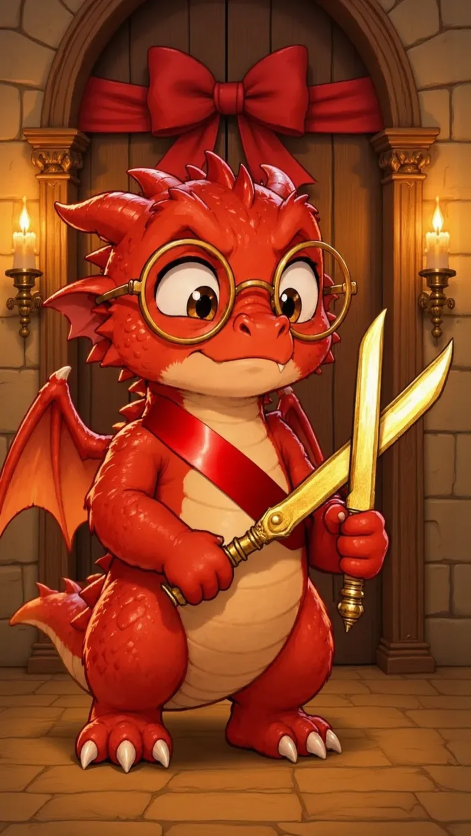
#> input picture dev/video/dragon/img/j1.jpg, 941 x 1672 px, found by its file name (shown at 1/2 size)
$ python entretien.py ia/i3.jpg
#> lines starting #> are read from the running program, lines starting #| are printed output that depends on the picture
### dev/video/dragon/montage.py
"""Montage « Rapport d'incident » à partir des 9 images fixes (animation 2D : zooms,
tremblements, étincelles, lueur, bulles BD, textes, écran final).
Usage : python3 montage.py [sortie.mp4] [--preview t1 t2 ...]"""
import sys, math, subprocess, random
import numpy as np
from PIL import Image, ImageDraw, ImageFont, ImageFilter

U = '/mnt/user-data/uploads/'
IMG = {
    1: 'Le_dragon_studieux_au_parchemin_vierge.png',
    2: 'Le_mai_tre_ennuye__et_le_dragon_ze_le_.png',
    3: '7BE61344-40EB-40E1-9026-36E9ED126DBD.png',
    4: 'AC69A1C3-FE3C-411B-BA7A-2F7525078722.png',
    5: '52C7C7C9-434D-4ADA-8B23-02B89AC59D4F.png',
    6: '2C2BFB56-7939-4141-950F-E3AA45067A2E.png',
    7: '3958388A-65EB-4E0C-A710-3E58D1B70438.png',
    8: '129B5815-92F7-48D4-A92C-17B993B6ADAC.png',
    9: 'BA2DC171-A6CC-4D34-A035-4A8C85409BB9.png',
}
W, H, FPS = 1080, 1920, 30
F = 'fonts/'
TITLE = F + 'luckiest-guy-latin-400-normal.ttf'
BODY = F + 'alegreya-sans-latin-900-normal.ttf'
SEMI = F + 'alegreya-sans-latin-800-normal.ttf'
GOLD = (255, 205, 70)
WHITE = (255, 255, 255)
RED = (200, 30, 40)
INK = (25, 22, 40)

def font(p, s): return ImageFont.truetype(p, s)

SRC = {k: Image.open(U + v).convert('RGB') for k, v in IMG.items()}
SW, SH = SRC[1].size  # 941 x 1672

# ---------- plans animés par Wan 2.2 (Hugging Face) ----------
import os
CLIPS = {1: ('ia/c1.mp4', 0.9), 2: ('ia/c2.mp4', 0.5), 3: ('ia/c3.mp4', 0.0), 4: ('ia/c4.mp4', 0.6), 5: ('ia/c5.mp4', 0.1)}
CLIP_FPS = 16
_CF = {}
# [15 lines left out: functions clip_frames, clip_src, not called in this run]

def ease(x): x = min(1, max(0, x)); return x * x * (3 - 2 * x)
def lerp(a, b, x): return a + (b - a) * x

# ---------- éléments graphiques ----------
def text_img(txt, path, size, fill=WHITE, stroke=9, maxw=900, lh=1.05, align='center'):
    f = font(path, size)
    lines = []
    for para in txt.split('\n'):
        cur = ''
        for w_ in para.split(' '):
            t = (cur + ' ' + w_).strip()
            if f.getlength(t) <= maxw or not cur: cur = t
            else: lines.append(cur); cur = w_
        lines.append(cur)
    # pas de mot isolé sur la dernière ligne
    if '\n' not in txt and len(lines) > 1 and ' ' not in lines[-1]:
        prev = lines[-2].split(' ')
        if len(prev) > 1: lines[-2] = ' '.join(prev[:-1]); lines[-1] = prev[-1] + ' ' + lines[-1]
    asc, desc = f.getmetrics(); lhpx = int((asc + desc) * lh)
    wmax = int(max(f.getlength(l) for l in lines)) + stroke * 2 + 8
    top = int(size * 0.28)
    im = Image.new('RGBA', (wmax, lhpx * len(lines) + stroke * 2 + 8 + top), (0, 0, 0, 0))
    d = ImageDraw.Draw(im)
    for i, l in enumerate(lines):
        lw = f.getlength(l)
        x = (wmax - lw) / 2 if align == 'center' else stroke + 4
        col = fill[i] if isinstance(fill, list) else fill
        d.text((x, top + stroke + 4 + i * lhpx), l, font=f, fill=col, stroke_width=stroke, stroke_fill=(0, 0, 0))
    # ombre portée
    sh = Image.new('RGBA', im.size, (0, 0, 0, 0)); sh.putalpha(im.getchannel('A').point(lambda a: a * 0.55))
    sh = sh.filter(ImageFilter.GaussianBlur(6))
    out = Image.new('RGBA', (im.width + 10, im.height + 12), (0, 0, 0, 0))
    out.alpha_composite(sh, (8, 10)); out.alpha_composite(im, (0, 0))
    return out

def bubble(txt, tail, size=62, maxw=640, fill=(255, 252, 240)):
    """Bulle BD. tail = (dx, dy) : pointe de la queue, relative au centre bas de la bulle."""
    t = text_img(txt, BODY, size, fill=INK, stroke=0, maxw=maxw, lh=1.08)
    pad_x, pad_y = 46, 30
    bw, bh = t.width + pad_x * 2, t.height - int(size * 0.28) + pad_y * 2
    tx, ty = tail
    m = 12 + max(0, abs(tx) - bw // 2) + 0
    cw, ch = bw + 2 * m + 2 * abs(tx), bh + abs(ty) + 2 * m + 40
    im = Image.new('RGBA', (cw, ch), (0, 0, 0, 0)); d = ImageDraw.Draw(im)
    ox = (cw - bw) // 2; oy = m if ty > 0 else ch - bh - m
    box = [ox, oy, ox + bw, oy + bh]
    cx = ox + bw / 2; base_y = oy + bh if ty > 0 else oy
    tip = (cx + tx, base_y + ty)
    tri = [(cx - 34 + tx * 0.25, base_y - (8 if ty > 0 else -8)), (cx + 26 + tx * 0.25, base_y - (8 if ty > 0 else -8)), tip]
    for o, col in [(7, (0, 0, 0, 255)), (0, fill + (255,))]:
        d.rounded_rectangle([box[0] - o, box[1] - o, box[2] + o, box[3] + o], radius=46 + o, fill=col)
    d.polygon(tri, fill=(0, 0, 0, 255))
    # queue intérieure
    inner = [(tri[0][0] + 9, tri[0][1] - (2 if ty > 0 else -2)), (tri[1][0] - 9, tri[1][1] - (2 if ty > 0 else -2)),
             (tip[0] - (tip[0] - cx) * 0.12, tip[1] - (14 if ty > 0 else -14))]
    d.polygon(inner, fill=fill + (255,))
    d.rounded_rectangle(box, radius=46, fill=fill + (255,))
    im.alpha_composite(t, (int(ox + pad_x), int(oy + pad_y - 6 - size * 0.28)))
    sh = Image.new('RGBA', im.size, (0, 0, 0, 0)); sh.putalpha(im.getchannel('A').point(lambda a: a * 0.45))
    sh = sh.filter(ImageFilter.GaussianBlur(8))
    out = Image.new('RGBA', (cw + 12, ch + 14), (0, 0, 0, 0))
    out.alpha_composite(sh, (9, 11)); out.alpha_composite(im, (0, 0))
    return out, (int(ox + bw / 2), int(oy + bh / 2))

def banner(txt, size=78):
    t = text_img(txt, TITLE, size, fill=[WHITE, GOLD], stroke=0, maxw=880, lh=1.08)
    bw, bh = 1000, t.height + 40
    im = Image.new('RGBA', (bw + 20, bh + 20), (0, 0, 0, 0)); d = ImageDraw.Draw(im)
    d.rounded_rectangle([10, 10, bw + 10, bh + 10], 26, fill=(0, 0, 0, 255))
    d.rounded_rectangle([18, 18, bw + 2, bh + 2], 20, fill=RED + (255,))
    for x in range(-bh, bw, 70):  # bandes d'alerte discrètes
        d.polygon([(x + 18, bh + 2), (x + 48, bh + 2), (x + 48 + bh - 16, 18), (x + 18 + bh - 16, 18)], fill=(220, 50, 55, 255))
    d.rounded_rectangle([18, 18, bw + 2, bh + 2], 20, outline=GOLD + (255,), width=5)
    im.alpha_composite(t, ((im.width - t.width) // 2, (im.height - t.height) // 2 + 4))
    return im

# [15 lines left out: functions stamp, view, not called in this run]

def shoot(img, z, cx, cy):
    x0, y0, vw, vh = view(None, z, cx, cy)
    return img.resize((W, H), Image.BICUBIC, box=(x0, y0, x0 + vw, y0 + vh)).convert('RGBA'), (x0, y0, vw, vh)

def to_screen(v, px, py):
    x0, y0, vw, vh = v
    return (px - x0) * W / vw, (py - y0) * H / vh

# ---------- effets ----------
# [6 lines left out: function star, not called in this run]

class Sparkles:
    def __init__(s, n, box, seed, rise=0.0, size=(10, 26)):
        r = random.Random(seed)
        s.p = [(r.uniform(box[0], box[2]), r.uniform(box[1], box[3]), r.uniform(0, 6.28),
                r.uniform(1.5, 3.5), r.uniform(*size), r.uniform(.5, 1.5)) for _ in range(n)]
        s.rise = rise
    # [6 lines left out: function draw, not called in this run]

def glow(size, col=(255, 210, 90)):
#> called with size = 520, col = (255, 210, 90)
    g = Image.new('RGBA', (size, size), (0, 0, 0, 0))
#> g: PIL image 520x520 RGBA; every value is 0
    a = np.zeros((size, size)); yy, xx = np.mgrid[:size, :size]
    r = np.hypot(xx - size / 2, yy - size / 2) / (size / 2)
    a = np.clip(1 - r, 0, 1) ** 2.2
    arr = np.zeros((size, size, 4), np.uint8); arr[..., :3] = col; arr[..., 3] = (a * 255).astype(np.uint8)
    return Image.fromarray(arr)
GLOW = glow(520)
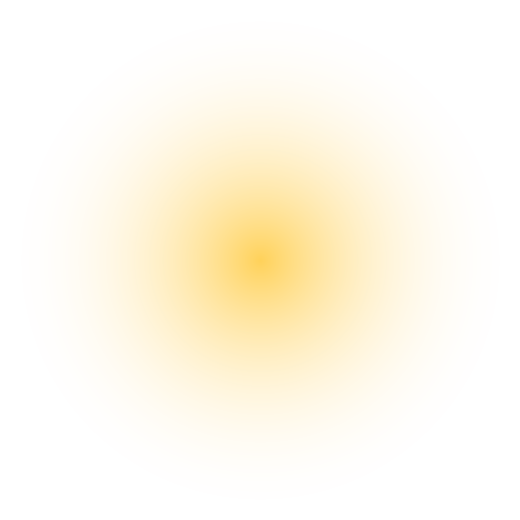
#> GLOW: PIL image 520x520 RGBA; mean R, G, B, A 255, 210, 90, 29.4; transparent parts drawn white

# [14 lines left out: functions pop, paste, not called in this run]

# ---------- écran du téléphone (P6) ----------
SCR = (306, 400, 632, 1058)
# [31 lines left out: function phone_ui, not called in this run]

# ---------- les plans ----------
# (début, fin, image, (z0, cx0, cy0), (z1, cx1, cy1))
SHOTS = [
    (0.0, 2.4, 1, (1.08, 470, 820), (1.18, 480, 760)),
    (2.4, 4.8, 2, (1.02, 470, 840), (1.18, 600, 790)),
    (4.8, 7.2, 3, (1.00, 470, 836), (1.22, 480, 760)),
    (7.2, 9.6, 4, (1.15, 470, 700), (1.15, 470, 980)),
    (9.6, 12.0, 5, (1.18, 470, 720), (1.05, 470, 800)),
    (12.0, 14.4, 6, (1.05, 470, 760), (1.20, 470, 730)),
    (14.4, 16.8, 7, (1.00, 470, 836), (1.28, 470, 760)),
    (16.8, 19.2, 8, (1.05, 470, 836), (1.25, 560, 760)),
    (19.2, 21.6, 9, (1.04, 470, 836), (1.16, 470, 760)),
]
END = 26.0

E = {}  # éléments pré-rendus
# [27 lines left out: function build, not called in this run]

SP5 = Sparkles(70, (40, 160, 1040, 1500), 5, size=(10, 30))
SP6 = Sparkles(26, (250, 380, 830, 1300), 6, rise=0.6)
SP8 = Sparkles(30, (600, 900, 1000, 1400), 8, rise=1.0, size=(8, 22))
SPE = Sparkles(40, (30, 160, 1050, 1750), 9, size=(6, 16))

# [96 lines left out: functions frame, end_card, main, not called in this run]

# [2 lines that do not run on import are left out]

### dev/video/dragon/fete.py
"""Montage « Opération fête parfaite » (série Le dragon pas payé).
Réutilise les outils de montage.py (bulles, textes, tampons, caméra, écran du téléphone).
Usage : python3 fete.py [sortie.mp4] [--preview t1 t2 ...]"""
import sys, math, subprocess
from PIL import Image, ImageFilter
import montage as M

A = '/mnt/user-data/attachments/2ee4b4d0-d95a-5544-aef9-689c530b467a/'
FILES = {1: 'dd9f27d4-image.png', 2: 'b2f31035-image.png', 3: 'd0a86201-image.png', 4: 'ba56aeb7-image.png',
         5: 'f7505acd-image.png', 7: 'c9b80f1e-image.png', 8: '93508271-image.png', 9: 'e90d9b33-image.png'}
SRC = {k: Image.open(A + f).convert('RGB') for k, f in FILES.items()}
SRC[6] = M.SRC[6]                       # le téléphone de la vidéo précédente
W, H, FPS = M.W, M.H, M.FPS
CLIPS = {}                              # plans animés (Hugging Face), ajoutés quand ils existent : {k: (fichier, décalage)}
import os
for k in (1, 2, 3, 4, 5, 7, 8, 9):
    p = f'ia/f{k}.mp4'
    if os.path.exists(p): CLIPS[k] = (p, 0.1)

def clip_src(k, lt):
    M.CLIPS[100 + k] = CLIPS[k]
    return M.clip_src(100 + k, lt)

# (début, fin, image, (z0, cx0, cy0), (z1, cx1, cy1))
SHOTS = [
    (0.0, 2.4, 1, (1.04, 470, 836), (1.14, 450, 760)),
    (2.4, 4.8, 2, (1.04, 470, 836), (1.16, 560, 760)),
    (4.8, 7.2, 3, (1.04, 470, 836), (1.14, 470, 900)),
    (7.2, 9.6, 4, (1.04, 470, 836), (1.16, 470, 860)),
    (9.6, 12.0, 5, (1.14, 470, 780), (1.04, 470, 836)),
    (12.0, 14.4, 6, (1.05, 470, 760), (1.18, 470, 730)),
    (14.4, 16.8, 7, (1.02, 470, 836), (1.20, 470, 820)),
    (16.8, 19.2, 8, (1.04, 470, 836), (1.16, 430, 760)),
    (19.2, 21.6, 9, (1.04, 470, 836), (1.14, 470, 760)),
]
END = 26.0
STAMP_T = {2: 3.6, 3: 6.0, 4: 8.4, 9: 20.4}     # tampons, sur les « pouf » de la musique

from PIL import ImageDraw
def stamp(txt, size=120, col=(196, 18, 30)):
    """Tampon lisible : fond crème presque opaque, cadre et lettres rouges pleines, légèrement penché."""
    f = M.font(M.TITLE, size); w = int(f.getlength(txt)) + 90; h = int(size * 1.25) + 50
    im = Image.new('RGBA', (w, h), (0, 0, 0, 0)); d = ImageDraw.Draw(im)
    d.rounded_rectangle([4, 4, w - 4, h - 4], 22, fill=(255, 246, 225, 235), outline=col + (255,), width=12)
    d.rounded_rectangle([22, 22, w - 22, h - 22], 14, outline=col + (255,), width=4)
    d.text((w / 2, h / 2 + size * 0.08), txt, font=f, fill=col + (255,), anchor='mm')
    sh = Image.new('RGBA', (w + 20, h + 20), (0, 0, 0, 0)); sh.paste((0, 0, 0, 110), (10, 14, w + 6, h + 10))
    sh = sh.filter(ImageFilter.GaussianBlur(8)); sh.alpha_composite(im, (6, 4))
    return sh.rotate(-10, expand=True, resample=Image.BICUBIC)

E = {}
# [28 lines left out: function build, not called in this run]

SP8 = M.Sparkles(34, (180, 300, 640, 760), 18, rise=0.7, size=(8, 24))
SPE = M.Sparkles(40, (30, 160, 1050, 1750), 19, size=(6, 16))

# [97 lines left out: functions stamp_at, frame, end_card, main, not called in this run]

# [2 lines that do not run on import are left out]

### dev/video/dragon/inaug2.py
"""« L'inauguration » (25 s, Instagram) : le dragon maire, trois tentatives.
Usage : python3 inaug2.py [sortie.mp4] [--preview t1 t2 ...]"""
import sys, math, subprocess, random
from PIL import Image, ImageDraw, ImageFilter
import montage as M
import fete as F
import court as C

def big(p): return Image.open(p).convert('RGB').resize((M.SW, M.SH), Image.LANCZOS)
SRC = {1: big('ia/j1.jpg'), 2: big('ia/j1.jpg'), 3: big('ia/i3.jpg'), 4: big('ia/i3.jpg'), 5: big('ia/i5.jpg')}
CLIPS = {1: 'ia/n1.mp4', 2: 'ia/n2.mp4', 3: 'ia/n3.mp4', 4: 'ia/n4.mp4', 5: 'ia/n5.mp4'}
W, H, FPS = M.W, M.H, M.FPS
CX, CY = M.SW / 2, M.SH / 2
# (début, fin, scène, (zoom, cx, cy) début, fin, décalage dans le clip)
SHOTS = [
    (0.0, 7.8, 1, (1.00, CX, CY), (1.10, CX, CY - 60), 0.0),
    (7.8, 12.0, 2, (1.06, CX, CY - 40), (1.00, CX, CY), 0.7),
    (12.0, 14.8, 3, (1.04, CX, CY), (1.16, CX - 60, CY - 30), 0.0),
    (14.8, 18.3, 4, (1.10, CX, CY - 30), (1.04, CX, CY), 0.4),
    (18.3, 21.9, 5, (1.02, CX, CY), (1.10, CX + 40, CY - 40), 0.2),
]
END = 25.1
SNEEZE_T = 9.55       # instant du « TCHOUM » (aligné sur le jet de feu du clip 2)
HIC_T = 16.15         # instant du hoquet (aligné sur la petite flamme du clip 4)
CUT_T = 19.6          # le Grand Maître coupe le ruban
NOTICE_T = 22.6
NY = 1330
SUBS = [(0.15, 2.55, 'Mesdames, messieurs…'), (2.55, 4.45, 'demain, la quête ouvre !'),
        (4.45, 5.6, 'Je déclare…'), (5.6, 7.0, "l'inauguration…")]
OUV_T = 7.0

# [12 lines left out: function burst, not called in this run]

E = {}
# [21 lines left out: function build, not called in this run]

def clip_src(k, lt, off):
    M.CLIPS[600 + k] = (CLIPS[k], off)
    return M.clip_src(600 + k, lt)

def flash(im, col, a):
    if a > 0: im.alpha_composite(Image.new('RGBA', (W, H), col + (int(255 * min(1, a)),)))

# [73 lines left out: functions frame, end_card, main, not called in this run]

RATE = {2: 30, 3: 30, 4: 30, 5: 30}   # vitesse imposée (images du clip par seconde) si besoin
# [2 lines that do not run on import are left out]

### dev/video/dragon/entretien.py
"""Instagram et TikTok « L'entretien d'embauche du dragon » (39 s), 7 novembre 2026, 3e vidéo d'ouverture.
Demande de Nathan (7/11, 11 h 40) : « une vidéo décalée au maximum… lâche-toi sur les blagues, que rien ne
soit prévisible ». Format des réels qui font réagir : accroche datée, série numérotée (Question 1/4 à 4/4),
retournement, dernier gag, question à un chiffre. La carte de fin reste 4,6 s.
12 h 15 (« les blagues ne sont pas assez drôles ») : réponses qui contredisent l'image, « 5 secondes plus
tard », le chat de la vidéo 2 en dernier candidat.
12 h 19 (« soigne le montage pour que ce soit beau et facile à comprendre ») : bulles de BD qui pointent
vers celui qui parle (le Grand Maître pose les questions, le dragon répond), étiquette « QUESTION n/4 »,
narration en légende en haut, voile plus léger, rythme plus posé.
12 h 29 (« qu'on arrive un peu mieux à lire… plus de temps après les bulles ») : chaque question reste seule
1,5 s environ, chaque réponse 1,6 à 2,3 s avant la coupe ; accroche 3,4 s ; vidéo de 39 s.
Images : Nano Banana 2.1 ; animation : Wan 3.0 Prime (fal.ai). Plan du chat : troupe/c8.mp4 ; carte de fin :
annonce/c7.mp4.
Zones d'Instagram et TikTok évitées : 220 px en haut, 470 px en bas, colonne des boutons à droite (x > 930).
Usage : python3 entretien.py [sortie.mp4] [--preview t1 t2 ...]"""
import sys, os, math, subprocess
from PIL import Image, ImageDraw, ImageFilter

_open = Image.open
Image.open = lambda p, *a, **k: Image.new('RGB', (941, 1672), (20, 20, 30)) if isinstance(p, str) and not os.path.exists(p) else _open(p, *a, **k)
import montage as M
import fete as F
import inaug2 as I
#> in big, returned value is the input picture: PIL image 941x1672 RGB; mean R, G, B 143.4, 63.9, 31.1
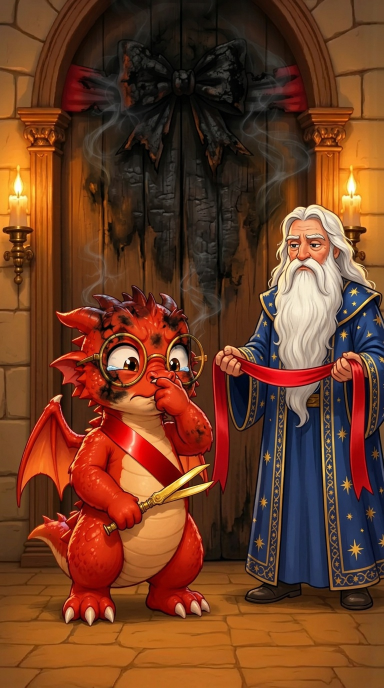
#> input picture dev/video/dragon/ia/i3.jpg, 768 x 1376 px (shown at 1/2 size)
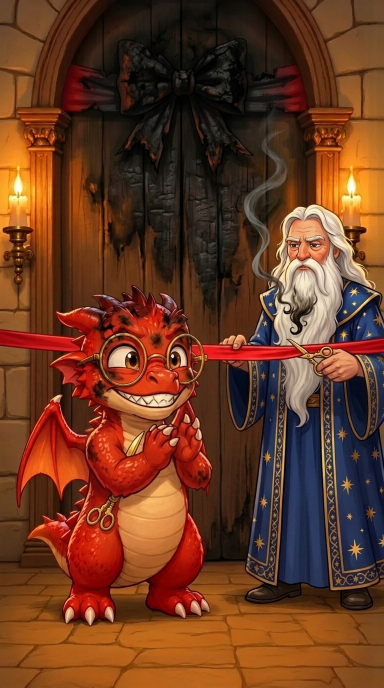
#> input picture dev/video/dragon/ia/i5.jpg, 768 x 1376 px (shown at 1/2 size)
Image.open = _open

W, H, FPS = 1080, 1920, 30
XT = 500
A = 'entretien/'
SCRATCH = '/tmp/claude-0/-home-claude/2200d18c-fb03-5130-b93c-65df657ebe08/scratchpad/entretien/'
CAT = '../troupe/c8'
END_CLIP = '../annonce/c7'

# (début, fin, clip, départ dans le clip, vitesse)
SHOTS = [
    (0.0, 3.4, 'e1', 0.0, 1.0),     # le dragon en costume face au Grand Maître
    (3.4, 7.4, 'e2', 0.0, 1.0),     # Q1 : « Mon sang-froid. » La chaise brûle derrière lui
    (7.4, 11.4, 'e3', 0.0, 1.0),    # Q2 : « Le perfectionnisme. » La barbe flambe
    (11.4, 16.4, 'e4', 0.0, 1.0),   # Q3 : « Une fois. 12 enfants de 8 ans. » « On n'en parle pas. »
    (16.4, 19.6, 'e1', 1.0, 1.0),   # Q4 : « Où vous voyez-vous dans 5 ans ? » « À votre place. »
    (19.6, 22.0, 'e5', 0.0, 1.0),   # 5 secondes plus tard : rôles inversés
    (22.0, 26.0, 'e6', 0.0, 1.0),   # « Et vous, votre plus grande qualité ? » LA QUÊTE DU CHEVALIER
    (26.0, 29.2, 'e7', 0.0, 1.0),   # les enfants dans les rues
    (29.2, 31.4, 'e8', 0.0, 1.0),   # salle d'attente : le poste a été supprimé
    (31.4, 34.4, CAT, 0.0, 1.0),    # candidat suivant : le chat couronné (vidéo 2)
    (34.4, 39.0, END_CLIP, 0.0, 1.0),   # carte de fin
]
FIN0 = 34.4
END = 39.0
Q1_S, Q2_S, Q3_S, Q4_S, PROD_S = 3.4, 7.4, 11.4, 16.4, 22.0   # débuts des plans (pour la bande-son)
R1_T = 5.1             # « Mon sang-froid. » (la question reste seule 1,6 s, la réponse 2,3 s)
R2_T = 9.1             # « Le perfectionnisme. »
R3_T = 13.0            # « Une fois. 12 enfants de 8 ans. » (1,8 s)
R3B_T = 14.8           # « … On n'en parle pas. » (1,6 s)
VET_T = 15.2           # tampon VÉTÉRAN
R4_T = 17.9            # « À votre place. » (1,7 s)
SWAP_T = 19.6          # coupe sèche : 5 secondes plus tard
QUETE_T = 23.9         # LA QUÊTE DU CHEVALIER (la question du dragon reste 1,8 s)
KIDS_T = 26.0
WAIT_T = 29.2
CHAT_T = 31.4          # candidat suivant
DEJA_T = 32.3          # « Déjà réservé. » (2,1 s)
IMPACTS = [VET_T, SWAP_T, QUETE_T, DEJA_T]
BASEZ = {'e1': (1.15, .3, .85), 'e2': (1.15, .3, .85), 'e3': (1.15, .3, .85), 'e5': (1.15, .3, .85), 'e8': (1.2, .65, .9)}   # recadrage : personnages plus grands
PUNCH = [(R1_T, 1.04), (R2_T, 1.05), (R3B_T, 1.05), (VET_T, 1.08), (SWAP_T, 1.06), (QUETE_T, 1.05), (DEJA_T, 1.08)]

_CF = {}
# [9 lines left out: function frames, not called in this run]
def clip_at(name, t):
    fr = frames(name); i = min(len(fr) - 1, max(0, int(round(t * FPS))))
    return Image.frombuffer('RGB', (W, H), fr[i]).convert('RGBA')

E = {}
def T_(s, size=86, fill=None, font=None, maxw=860, stroke=12):
    if isinstance(fill, list): fill = fill + [fill[-1]] * 8
    return M.text_img(s, font or M.TITLE, size, fill=fill or M.WHITE, stroke=stroke, maxw=maxw)
#> in text_img, `out.alpha_composite(im, (0, 0))`:
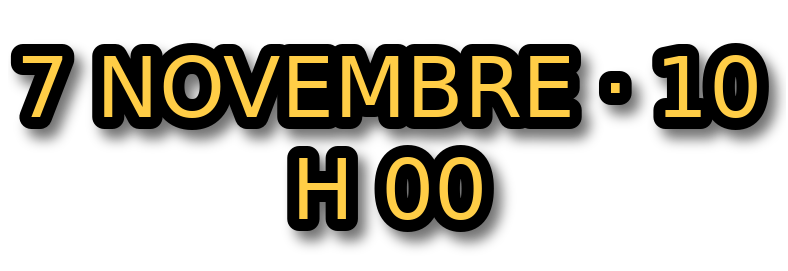
#> out: PIL image 788x271 RGBA; mean R, G, B, A 20, 16.1, 5.5, 87.1; transparent parts drawn white

NAVY = (24, 30, 64)
def tag(txt, size=54):
    """Étiquette dorée « QUESTION n/4 » : repère de la série, toujours au même endroit."""
    f = M.font(M.TITLE, size); w = int(f.getlength(txt)) + 70; h = int(size * 1.25) + 26
    im = Image.new('RGBA', (w + 16, h + 18), (0, 0, 0, 0)); d = ImageDraw.Draw(im)
    d.rounded_rectangle([8, 10, w + 8, h + 10], h // 2, fill=(0, 0, 0, 120))
    d.rounded_rectangle([2, 2, w, h], h // 2, fill=M.GOLD + (255,), outline=(0, 0, 0, 255), width=5)
    d.text((w / 2 + 1, h / 2 + size * 0.06), txt, font=f, fill=NAVY + (255,), anchor='mm')
    return im

def bubble(txt, tail, size=68, maxw=840):
    return M.bubble(txt, tail, size, maxw)

def build():
    G = M.GOLD
    E['h1'] = T_('7 NOVEMBRE · 10 H 00', 84, G, maxw=900)
    E['h2'] = T_('Entretien d\'embauche :\nanimateur d\'anniversaire.\nCandidat : un dragon.', 64, [M.WHITE, M.WHITE, G], maxw=900)
#> call 2 of text_img, with path = 'fonts/luckiest-guy-latin-400-normal.ttf', size = 64, stroke = 12, maxw = 900, lh = 1.05, align = 'center'
#> in text_img (call 2), `wmax = int(max(f.getlength(l) for l in lines)) + stroke * 2 + 8`: wmax = 857
#> the loop in text_img (call 2), `for i, l in enumerate(lines):` made 3 passes
#> x on passes 1 to 3: 53.05, 15.66, 79.31
#> in text_img (call 2), `sh.putalpha(im.getchannel('A').point(lambda a: a * 0.55))`:
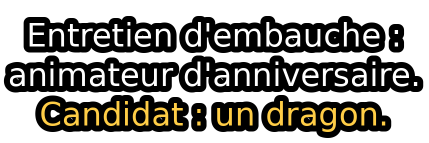
#> im: PIL image 857x286 RGBA (shown at 1/2 size); mean R, G, B, A 29.3, 27.6, 22.9, 140.3; transparent parts drawn white
#> in text_img (call 2), `out.alpha_composite(im, (0, 0))`:
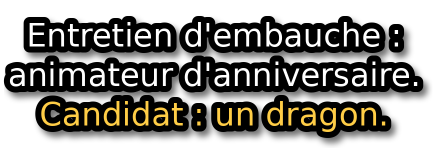
#> out: PIL image 867x298 RGBA (shown at 1/2 size); mean R, G, B, A 27.8, 26.2, 21.8, 146.6; transparent parts drawn white
    for n in range(1, 5): E[f'tag{n}'] = tag(f'QUESTION {n}/4')
#> after the loop, E = 6 items
    GM_TAIL = (300, 300)                     # de la bulle (en haut) vers la tête du Grand Maître, à droite
    DR_TAIL = (-200, 170)                    # de la bulle vers la tête du dragon, en bas à gauche
    E['q1'] = bubble('Votre plus grande\nqualité ?', GM_TAIL)
#> call 3 of text_img, with path = 'fonts/alegreya-sans-latin-900-normal.ttf', size = 68, fill = (25, 22, 40), stroke = 0, maxw = 840, lh = 1.08, align = 'center'
#> in text_img (call 3), `wmax = int(max(f.getlength(l) for l in lines)) + stroke * 2 + 8`: wmax = 610
#> the loop in text_img (call 3), `for i, l in enumerate(lines):` made 2 passes
#> x on passes 1 to 2: 3.75, 159
#> in text_img (call 3), `sh.putalpha(im.getchannel('A').point(lambda a: a * 0.55))`:
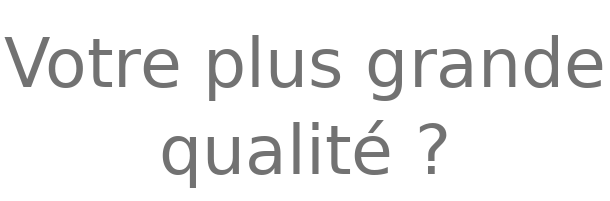
#> sh: PIL image 610x201 RGBA; mean R, G, B, A 0, 0, 0, 14.1; transparent parts drawn white
#> (the rest of the program and of its run is left out)
